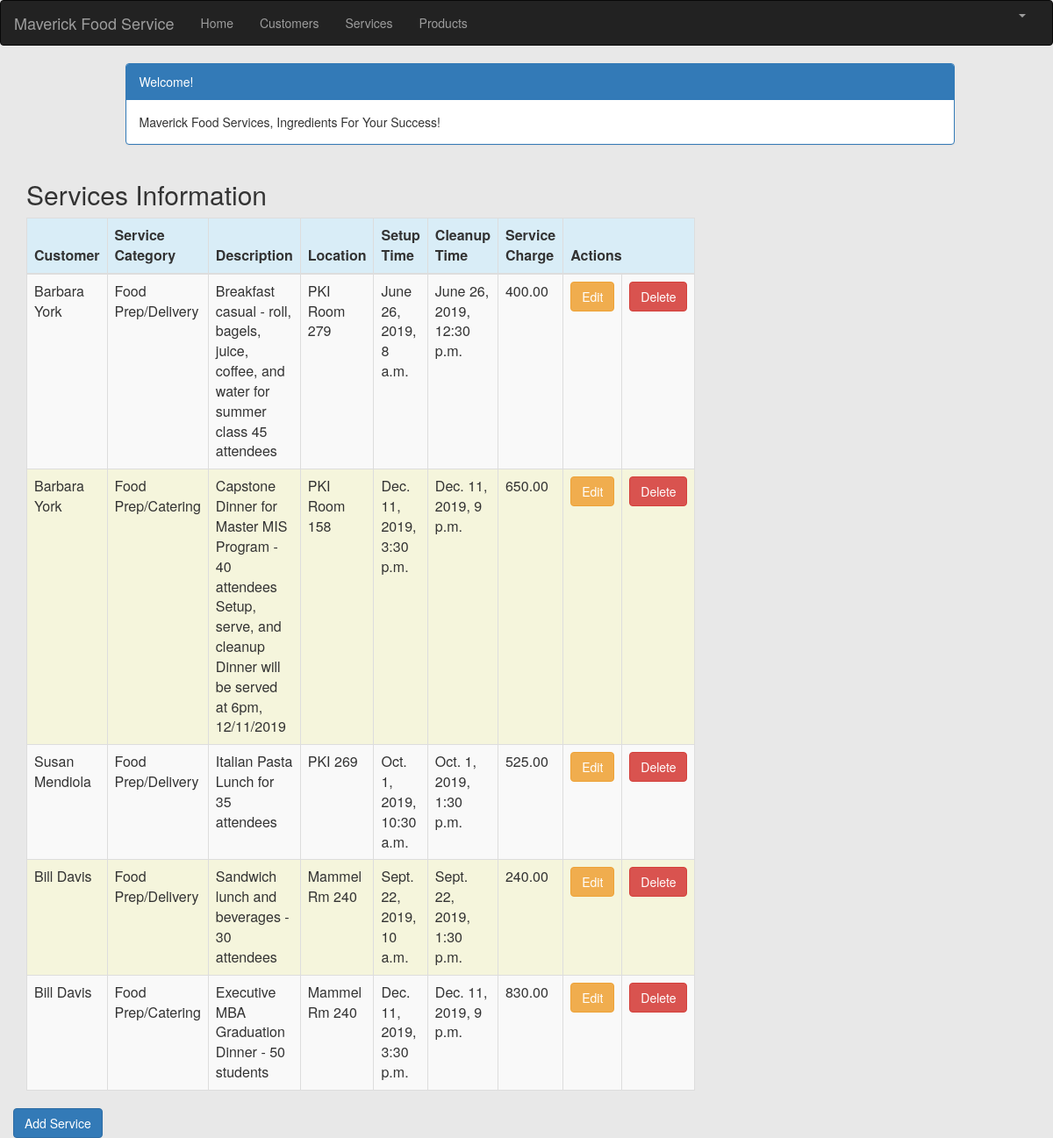
Screenshot of /service_list (signed in) with the database file from the repository.
### crm/models.py (models this page shows, shortened)
class Service(models.Model):
	cust_name = models.ForeignKey(Customer, on_delete=models.CASCADE, related_name='services')
	service_category = models.CharField(max_length=100)
	description = models.TextField()
	location = models.CharField(max_length=200)
	setup_time = models.DateTimeField(default=timezone.now())
	cleanup_time = models.DateTimeField(default=timezone.now())
	service_charge = models.DecimalField(max_digits=10, decimal_places=2)
	created_date = models.DateTimeField(default=timezone.now)
	updated_date = models.DateTimeField(auto_now_add=True)

class Customer(models.Model):
	cust_name = models.CharField(max_length=50)
	organization = models.CharField(max_length=100, blank=True)
	role = models.CharField(max_length=100)
	email = models.EmailField(max_length=100)
	bldgroom = models.CharField(max_length=100)
	address = models.CharField(max_length=100)
	account_number = models.IntegerField(blank=False, null=False)
	city = models.CharField(max_length=50)
	state = models.CharField(max_length=50)
	zipcode = models.CharField(max_length=10)
	phone_number = models.CharField(max_length=50)
	created_date = models.DateTimeField(default=timezone.now)
	updated_date = models.DateTimeField(auto_now_add=True)
	def __str__(self):
		return str(self.cust_name)

### crm/views.py (the view)
# urls.py: path('service_list',views.service_list,name='service_list'),
@login_required
def service_list(request):
	services = Service.objects.filter(created_date__lte=timezone.now())
	return render(request,'crm/service_list.html',{'services':services})

### crm/templates/crm/service_list.html (shortened to what this page needs)
{% extends 'crm/base.html' %}
{% block content %}
<html>
<head>
	<link rel="stylesheet" href="https://maxcdn.bootstrapcdn.com/bootstrap/3.3.4/css/bootstrap.min.css">
</head>
<body>
	<div class="container">
		<div class="row">
			<div class="col-md-10 col-md-offset-1">
				<div class="panel panel-primary">
					<div class="panel-heading">Welcome!</div>
					<div class="panel-body">
						Maverick Food Services, Ingredients For Your Success!
					</div>
				</div>
			</div>
		</div>
	</div>
	<div class="row">
		<h2 style="padding-left: 15px">Services Information</h2>
	</div>
	<div>
		<table class="table table-striped table-bordered table-hover" style="background-color: beige">
			<thead>
				<tr class="bg-info">
					<th>Customer</th>
					<th>Service Category</th>
					<th>Description</th>
					<th>Location</th>
					<th>Setup Time</th>
					<th>Cleanup Time</th>
					<th>Service Charge</th>
					<th colspan="3">Actions</th>
				</tr>
			</thead>
			<tbody>
				{% for service in services %}
				<tr>
					<td>{{ service.cust_name }}</td>
					<td>{{ service.service_category }}</td>
					<td>{{ service.description }}</td>
					<td>{{ service.location }}</td>
					<td>{{ service.setup_time }}</td>
					<td>{{ service.cleanup_time }}</td>
					<td>{{ service.service_charge }}</td>
					<td><a href="{% url 'crm:service_edit' pk=service.pk %}" class="btn btn-warning">Edit</a></td>
					<td><a href="{% url 'crm:service_delete' pk=service.pk %}" onclick="return confirm('Are you sure you want to delete?')" class="btn btn-danger">Delete</a></td>
				</tr>
				{% endfor %}
			</tbody>
		</table>
		<div class="row">
			<a href="{% url 'crm:service_new' %}" class="row"><span class="btn btn-primary">Add Service</span></a>
		</div>
	</div>
</body>
</html>
{% endblock %}

### crm/templates/crm/base.html (shortened to what this page needs)
{% load staticfiles %}
<html lang="en">
<head>
	<link rel="stylesheet" href="https://maxcdn.bootstrapcdn.com/bootstrap/3.3.4/css/bootstrap.min.css">
</head>
<body id="app-layout">
	<nav class="navbar navbar-inverse">
		<div class="container-fluid">
			<div class="navbar-header">
				<a class="navbar-brand" href="/">
					Maverick Food Service
				</a>
			</div>
			<div class="collapse navbar-collapse" id="myNavbar">
				<ul class="nav navbar-nav">
					<li><a href="{% url 'crm:home' %}">Home</a></li>
					<li><a href="{% url 'crm:customer_list' %}">Customers</a></li>
					<li><a href="{% url 'crm:service_list' %}">Services</a></li>
					<li><a href="{% url 'crm:product_list' %}">Products</a></li>
				</ul>
				<ul class="nav navbar-nav navbar-right">
					{% if user.is_authenticated %}
					<li class="dropdown">
						<a href="#" class="dropdown-toggle" data-toggle="dropdown" role="button" aria-expanded="false">
							<span class="caret"></span>
						</a>
					</li>
				{% else %}
					<li><a href="{% url 'login' %}"><span class="glyphicon glyphicon-log-in"></span>Login</a></li>
				{% endif %}
				</ul>
			</div>
		</div>
	</nav>
	<div class="content container">
		<div class="row">
			<div class="col-md-8">
				{% block content %}{% endblock %}
			</div>
		</div>
	</div>
</body>
</html>

### crm/templates/crm/base.html (style rules this page uses)
.navbar { margin-bottom: 0; border-radius: 0; }

### crm/templates/crm/service_list.html (style rules this page uses)
body { background-color: #e8e8e8; }

### rows the page displays
Service: cust_name "Barbara York", service_category "Food Prep/Delivery", description "Breakfast casual - roll, bagels, juice, coffee, and water for summer class 45 attendees", location "PKI Room 279", setup_time "June 26, 2019, 8 a.m.", cleanup_time "June 26, 2019, 12:30 p.m.", service_charge "400.00"
Service: cust_name "Barbara York", service_category "Food Prep/Catering", description "Capstone Dinner for Master MIS Program - 40 attendees Setup, serve, and cleanup Dinner will be served at 6pm, 12/11/2019", location "PKI Room 158", setup_time "Dec. 11, 2019, 3:30 p.m.", cleanup_time "Dec. 11, 2019, 9 p.m.", service_charge "650.00"
Service: cust_name "Susan Mendiola", service_category "Food Prep/Delivery", description "Italian Pasta Lunch for 35 attendees", location "PKI 269", setup_time "Oct. 1, 2019, 10:30 a.m.", cleanup_time "Oct. 1, 2019, 1:30 p.m.", service_charge "525.00"
Service: cust_name "Bill Davis", service_category "Food Prep/Delivery", description "Sandwich lunch and beverages - 30 attendees", location "Mammel Rm 240", setup_time "Sept. 22, 2019, 10 a.m.", cleanup_time "Sept. 22, 2019, 1:30 p.m.", service_charge "240.00"
Service: cust_name "Bill Davis", service_category "Food Prep/Catering", description "Executive MBA Graduation Dinner - 50 students", location "Mammel Rm 240", setup_time "Dec. 11, 2019, 3:30 p.m.", cleanup_time "Dec. 11, 2019, 9 p.m.", service_charge "830.00"
